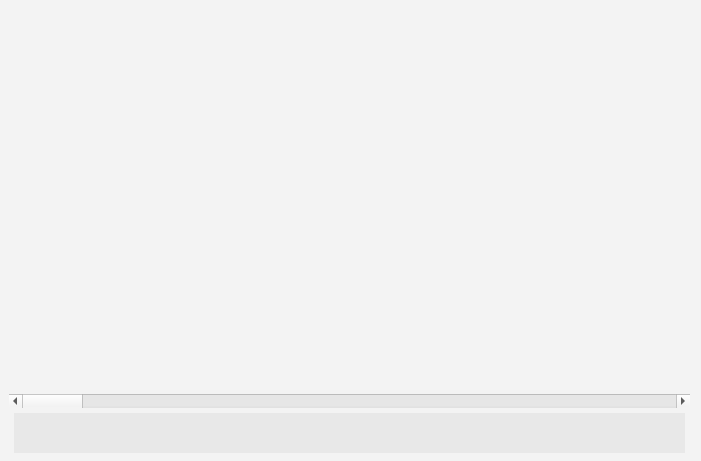
<?xml version="1.0" encoding="UTF-8"?>
<ui version="4.0">
 <class>TextRoomMain</class>
 <widget class="QWidget" name="TextRoomMain">
  <property name="geometry">
   <rect>
    <x>0</x>
    <y>0</y>
    <width>701</width>
    <height>461</height>
   </rect>
  </property>
  <property name="palette">
   <palette>
    <active>
     <colorrole role="Base">
      <brush brushstyle="SolidPattern">
       <color alpha="255">
        <red>255</red>
        <green>255</green>
        <blue>255</blue>
       </color>
      </brush>
     </colorrole>
     <colorrole role="Window">
      <brush brushstyle="SolidPattern">
       <color alpha="255">
        <red>243</red>
        <green>243</green>
        <blue>243</blue>
       </color>
      </brush>
     </colorrole>
    </active>
    <inactive>
     <colorrole role="Base">
      <brush brushstyle="SolidPattern">
       <color alpha="255">
        <red>255</red>
        <green>255</green>
        <blue>255</blue>
       </color>
      </brush>
     </colorrole>
     <colorrole role="Window">
      <brush brushstyle="SolidPattern">
       <color alpha="255">
        <red>243</red>
        <green>243</green>
        <blue>243</blue>
       </color>
      </brush>
     </colorrole>
    </inactive>
    <disabled>
     <colorrole role="Base">
      <brush brushstyle="SolidPattern">
       <color alpha="255">
        <red>243</red>
        <green>243</green>
        <blue>243</blue>
       </color>
      </brush>
     </colorrole>
     <colorrole role="Window">
      <brush brushstyle="SolidPattern">
       <color alpha="255">
        <red>243</red>
        <green>243</green>
        <blue>243</blue>
       </color>
      </brush>
     </colorrole>
    </disabled>
   </palette>
  </property>
  <property name="font">
   <font>
    <pointsize>10</pointsize>
   </font>
  </property>
  <property name="windowTitle">
   <string>TextRoom</string>
  </property>
  <property name="autoFillBackground">
   <bool>true</bool>
  </property>
  <property name="styleSheet">
   <string/>
  </property>
  <property name="locale">
   <locale language="English" country="UnitedStates"/>
  </property>
  <layout class="QVBoxLayout">
   <property name="spacing">
    <number>0</number>
   </property>
   <property name="leftMargin">
    <number>9</number>
   </property>
   <property name="topMargin">
    <number>9</number>
   </property>
   <property name="bottomMargin">
    <number>3</number>
   </property>
   <item>
    <spacer name="topSpacer">
     <property name="orientation">
      <enum>Qt::Vertical</enum>
     </property>
     <property name="sizeHint" stdset="0">
      <size>
       <width>20</width>
       <height>0</height>
      </size>
     </property>
    </spacer>
   </item>
   <item>
    <layout class="QHBoxLayout" name="_2">
     <property name="spacing">
      <number>0</number>
     </property>
     <item>
      <widget class="QTextEdit" name="textEdit">
       <property name="sizePolicy">
        <sizepolicy hsizetype="Expanding" vsizetype="Expanding">
         <horstretch>0</horstretch>
         <verstretch>0</verstretch>
        </sizepolicy>
       </property>
       <property name="minimumSize">
        <size>
         <width>320</width>
         <height>360</height>
        </size>
       </property>
       <property name="maximumSize">
        <size>
         <width>3000</width>
         <height>3000</height>
        </size>
       </property>
       <property name="sizeIncrement">
        <size>
         <width>1</width>
         <height>1</height>
        </size>
       </property>
       <property name="baseSize">
        <size>
         <width>0</width>
         <height>0</height>
        </size>
       </property>
       <property name="palette">
        <palette>
         <active>
          <colorrole role="Text">
           <brush brushstyle="SolidPattern">
            <color alpha="255">
             <red>129</red>
             <green>129</green>
             <blue>129</blue>
            </color>
           </brush>
          </colorrole>
          <colorrole role="Base">
           <brush brushstyle="SolidPattern">
            <color alpha="0">
             <red>0</red>
             <green>0</green>
             <blue>0</blue>
            </color>
           </brush>
          </colorrole>
          <colorrole role="Window">
           <brush brushstyle="SolidPattern">
            <color alpha="0">
             <red>187</red>
             <green>189</green>
             <blue>198</blue>
            </color>
           </brush>
          </colorrole>
         </active>
         <inactive>
          <colorrole role="Text">
           <brush brushstyle="SolidPattern">
            <color alpha="255">
             <red>129</red>
             <green>129</green>
             <blue>129</blue>
            </color>
           </brush>
          </colorrole>
          <colorrole role="Base">
           <brush brushstyle="SolidPattern">
            <color alpha="0">
             <red>0</red>
             <green>0</green>
             <blue>0</blue>
            </color>
           </brush>
          </colorrole>
          <colorrole role="Window">
           <brush brushstyle="SolidPattern">
            <color alpha="0">
             <red>187</red>
             <green>189</green>
             <blue>198</blue>
            </color>
           </brush>
          </colorrole>
         </inactive>
         <disabled>
          <colorrole role="Text">
           <brush brushstyle="SolidPattern">
            <color alpha="255">
             <red>128</red>
             <green>128</green>
             <blue>128</blue>
            </color>
           </brush>
          </colorrole>
          <colorrole role="Base">
           <brush brushstyle="SolidPattern">
            <color alpha="0">
             <red>187</red>
             <green>189</green>
             <blue>198</blue>
            </color>
           </brush>
          </colorrole>
          <colorrole role="Window">
           <brush brushstyle="SolidPattern">
            <color alpha="0">
             <red>187</red>
             <green>189</green>
             <blue>198</blue>
            </color>
           </brush>
          </colorrole>
         </disabled>
        </palette>
       </property>
       <property name="font">
        <font>
         <family>Monospace</family>
         <pointsize>11</pointsize>
        </font>
       </property>
       <property name="mouseTracking">
        <bool>false</bool>
       </property>
       <property name="focusPolicy">
        <enum>Qt::WheelFocus</enum>
       </property>
       <property name="contextMenuPolicy">
        <enum>Qt::DefaultContextMenu</enum>
       </property>
       <property name="autoFillBackground">
        <bool>false</bool>
       </property>
       <property name="styleSheet">
        <string notr="true"/>
       </property>
       <property name="locale">
        <locale language="English" country="UnitedStates"/>
       </property>
       <property name="frameShape">
        <enum>QFrame::NoFrame</enum>
       </property>
       <property name="frameShadow">
        <enum>QFrame::Plain</enum>
       </property>
       <property name="lineWidth">
        <number>0</number>
       </property>
       <property name="midLineWidth">
        <number>0</number>
       </property>
       <property name="verticalScrollBarPolicy">
        <enum>Qt::ScrollBarAlwaysOff</enum>
       </property>
       <property name="horizontalScrollBarPolicy">
        <enum>Qt::ScrollBarAlwaysOff</enum>
       </property>
       <property name="autoFormatting">
        <set>QTextEdit::AutoNone</set>
       </property>
       <property name="lineWrapMode">
        <enum>QTextEdit::WidgetWidth</enum>
       </property>
       <property name="html">
        <string notr="true">&lt;!DOCTYPE HTML PUBLIC &quot;-//W3C//DTD HTML 4.0//EN&quot; &quot;http://www.w3.org/TR/REC-html40/strict.dtd&quot;&gt;
&lt;html&gt;&lt;head&gt;&lt;meta name=&quot;qrichtext&quot; content=&quot;1&quot; /&gt;&lt;style type=&quot;text/css&quot;&gt;
p, li { white-space: pre-wrap; }
&lt;/style&gt;&lt;/head&gt;&lt;body style=&quot; font-family:'Monospace'; font-size:11pt; font-weight:400; font-style:normal;&quot;&gt;
&lt;p style=&quot;-qt-paragraph-type:empty; margin-top:0px; margin-bottom:0px; margin-left:0px; margin-right:0px; -qt-block-indent:0; text-indent:0px;&quot;&gt;&lt;/p&gt;&lt;/body&gt;&lt;/html&gt;</string>
       </property>
       <property name="tabStopWidth">
        <number>50</number>
       </property>
       <property name="acceptRichText">
        <bool>true</bool>
       </property>
       <property name="cursorWidth">
        <number>3</number>
       </property>
       <property name="textInteractionFlags">
        <set>Qt::LinksAccessibleByMouse|Qt::TextEditable|Qt::TextEditorInteraction|Qt::TextSelectableByKeyboard|Qt::TextSelectableByMouse</set>
       </property>
      </widget>
     </item>
    </layout>
   </item>
   <item>
    <spacer name="bottomSpacer">
     <property name="orientation">
      <enum>Qt::Vertical</enum>
     </property>
     <property name="sizeHint" stdset="0">
      <size>
       <width>20</width>
       <height>0</height>
      </size>
     </property>
    </spacer>
   </item>
   <item>
    <widget class="QScrollBar" name="horizontalSlider">
     <property name="orientation">
      <enum>Qt::Horizontal</enum>
     </property>
    </widget>
   </item>
   <item>
    <layout class="QHBoxLayout">
     <property name="spacing">
      <number>0</number>
     </property>
     <property name="sizeConstraint">
      <enum>QLayout::SetDefaultConstraint</enum>
     </property>
     <property name="margin">
      <number>5</number>
     </property>
     <item>
      <widget class="QLabel" name="statsLabel">
       <property name="sizePolicy">
        <sizepolicy hsizetype="Preferred" vsizetype="Fixed">
         <horstretch>0</horstretch>
         <verstretch>0</verstretch>
        </sizepolicy>
       </property>
       <property name="minimumSize">
        <size>
         <width>0</width>
         <height>40</height>
        </size>
       </property>
       <property name="maximumSize">
        <size>
         <width>16777215</width>
         <height>100</height>
        </size>
       </property>
       <property name="palette">
        <palette>
         <active>
          <colorrole role="Base">
           <brush brushstyle="SolidPattern">
            <color alpha="255">
             <red>255</red>
             <green>255</green>
             <blue>255</blue>
            </color>
           </brush>
          </colorrole>
          <colorrole role="Window">
           <brush brushstyle="SolidPattern">
            <color alpha="255">
             <red>232</red>
             <green>232</green>
             <blue>232</blue>
            </color>
           </brush>
          </colorrole>
         </active>
         <inactive>
          <colorrole role="Base">
           <brush brushstyle="SolidPattern">
            <color alpha="255">
             <red>255</red>
             <green>255</green>
             <blue>255</blue>
            </color>
           </brush>
          </colorrole>
          <colorrole role="Window">
           <brush brushstyle="SolidPattern">
            <color alpha="255">
             <red>232</red>
             <green>232</green>
             <blue>232</blue>
            </color>
           </brush>
          </colorrole>
         </inactive>
         <disabled>
          <colorrole role="Base">
           <brush brushstyle="SolidPattern">
            <color alpha="255">
             <red>232</red>
             <green>232</green>
             <blue>232</blue>
            </color>
           </brush>
          </colorrole>
          <colorrole role="Window">
           <brush brushstyle="SolidPattern">
            <color alpha="255">
             <red>232</red>
             <green>232</green>
             <blue>232</blue>
            </color>
           </brush>
          </colorrole>
         </disabled>
        </palette>
       </property>
       <property name="font">
        <font>
         <pointsize>8</pointsize>
        </font>
       </property>
       <property name="autoFillBackground">
        <bool>true</bool>
       </property>
       <property name="styleSheet">
        <string notr="true"/>
       </property>
       <property name="frameShape">
        <enum>QFrame::Panel</enum>
       </property>
       <property name="frameShadow">
        <enum>QFrame::Plain</enum>
       </property>
       <property name="lineWidth">
        <number>0</number>
       </property>
       <property name="text">
        <string/>
       </property>
       <property name="scaledContents">
        <bool>true</bool>
       </property>
       <property name="alignment">
        <set>Qt::AlignLeading|Qt::AlignLeft|Qt::AlignVCenter</set>
       </property>
       <property name="wordWrap">
        <bool>false</bool>
       </property>
       <property name="margin">
        <number>10</number>
       </property>
      </widget>
     </item>
     <item>
      <widget class="QLabel" name="deadlineLabel">
       <property name="sizePolicy">
        <sizepolicy hsizetype="Preferred" vsizetype="Fixed">
         <horstretch>0</horstretch>
         <verstretch>0</verstretch>
        </sizepolicy>
       </property>
       <property name="minimumSize">
        <size>
         <width>0</width>
         <height>40</height>
        </size>
       </property>
       <property name="maximumSize">
        <size>
         <width>16777215</width>
         <height>100</height>
        </size>
       </property>
       <property name="palette">
        <palette>
         <active>
          <colorrole role="WindowText">
           <brush brushstyle="SolidPattern">
            <color alpha="255">
             <red>64</red>
             <green>64</green>
             <blue>64</blue>
            </color>
           </brush>
          </colorrole>
          <colorrole role="Base">
           <brush brushstyle="SolidPattern">
            <color alpha="255">
             <red>0</red>
             <green>0</green>
             <blue>0</blue>
            </color>
           </brush>
          </colorrole>
          <colorrole role="Window">
           <brush brushstyle="SolidPattern">
            <color alpha="255">
             <red>232</red>
             <green>232</green>
             <blue>232</blue>
            </color>
           </brush>
          </colorrole>
         </active>
         <inactive>
          <colorrole role="WindowText">
           <brush brushstyle="SolidPattern">
            <color alpha="255">
             <red>64</red>
             <green>64</green>
             <blue>64</blue>
            </color>
           </brush>
          </colorrole>
          <colorrole role="Base">
           <brush brushstyle="SolidPattern">
            <color alpha="255">
             <red>0</red>
             <green>0</green>
             <blue>0</blue>
            </color>
           </brush>
          </colorrole>
          <colorrole role="Window">
           <brush brushstyle="SolidPattern">
            <color alpha="255">
             <red>232</red>
             <green>232</green>
             <blue>232</blue>
            </color>
           </brush>
          </colorrole>
         </inactive>
         <disabled>
          <colorrole role="WindowText">
           <brush brushstyle="SolidPattern">
            <color alpha="255">
             <red>128</red>
             <green>128</green>
             <blue>128</blue>
            </color>
           </brush>
          </colorrole>
          <colorrole role="Base">
           <brush brushstyle="SolidPattern">
            <color alpha="255">
             <red>0</red>
             <green>0</green>
             <blue>0</blue>
            </color>
           </brush>
          </colorrole>
          <colorrole role="Window">
           <brush brushstyle="SolidPattern">
            <color alpha="255">
             <red>232</red>
             <green>232</green>
             <blue>232</blue>
            </color>
           </brush>
          </colorrole>
         </disabled>
        </palette>
       </property>
       <property name="font">
        <font>
         <family>Sans Serif</family>
         <pointsize>8</pointsize>
        </font>
       </property>
       <property name="layoutDirection">
        <enum>Qt::LeftToRight</enum>
       </property>
       <property name="autoFillBackground">
        <bool>true</bool>
       </property>
       <property name="styleSheet">
        <string notr="true"/>
       </property>
       <property name="frameShape">
        <enum>QFrame::Panel</enum>
       </property>
       <property name="lineWidth">
        <number>0</number>
       </property>
       <property name="text">
        <string/>
       </property>
       <property name="scaledContents">
        <bool>true</bool>
       </property>
       <property name="alignment">
        <set>Qt::AlignRight|Qt::AlignTrailing|Qt::AlignVCenter</set>
       </property>
       <property name="wordWrap">
        <bool>false</bool>
       </property>
       <property name="margin">
        <number>10</number>
       </property>
      </widget>
     </item>
    </layout>
   </item>
  </layout>
 </widget>
 <resources/>
 <connections/>
</ui>
